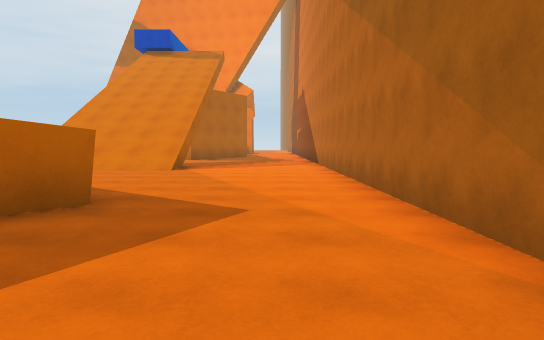
view 1 (above)

18 first-person views from a walk through a 3-D level made in the Unity game engine. The camera is 1.3 m above the floor, tilts 4° down and sees 70° across. The floor is counted in squares, 2 m on a side. Each view is taken from the middle of a square. On the plan, view 1 faces up. The plan holds only what a view shows up to about 11 squares ahead; the rest is blank. The place goes on beyond the plan. The player is left out.

view 2
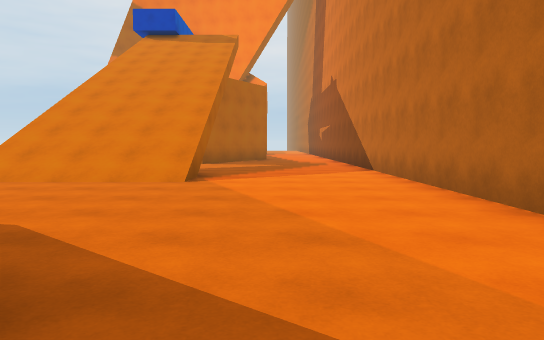

view 3
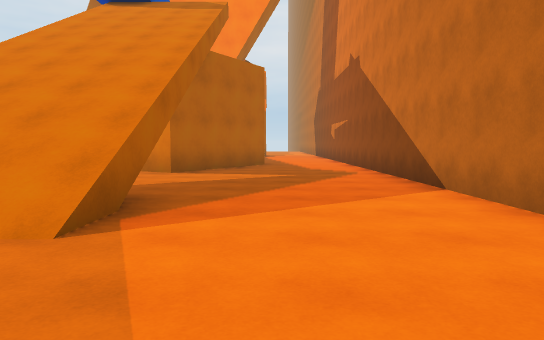

view 4
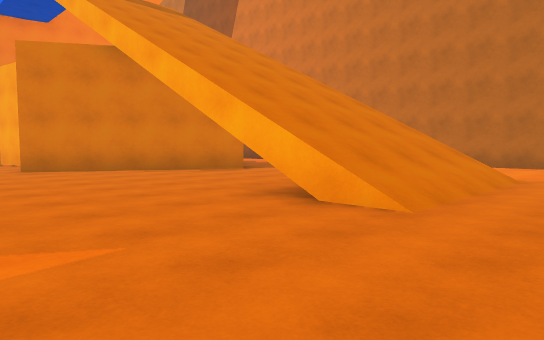

view 5
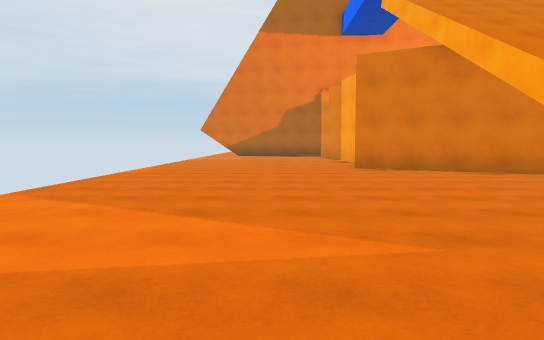

view 6
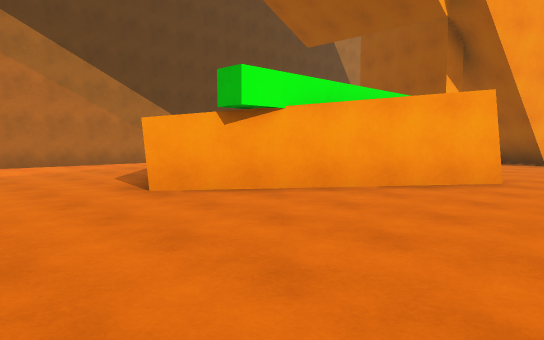

view 7
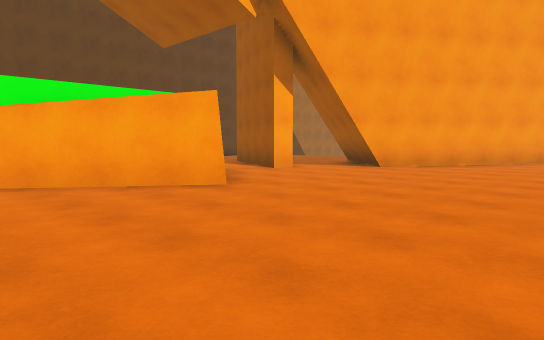

view 8
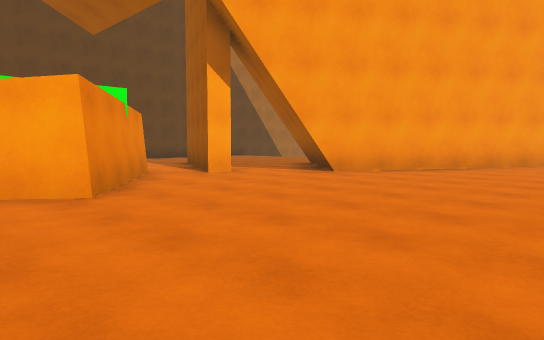

view 9
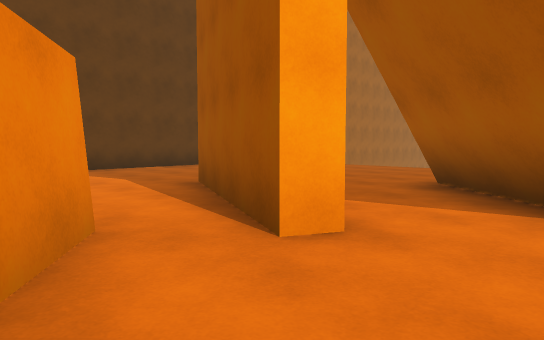

view 10
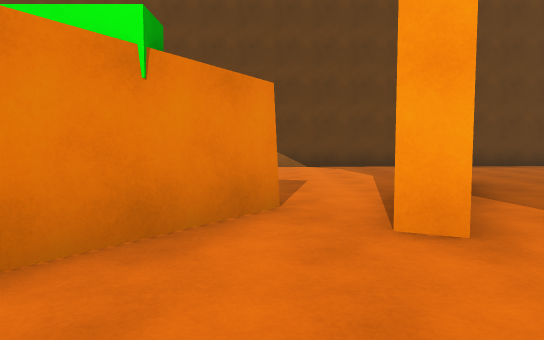

view 11
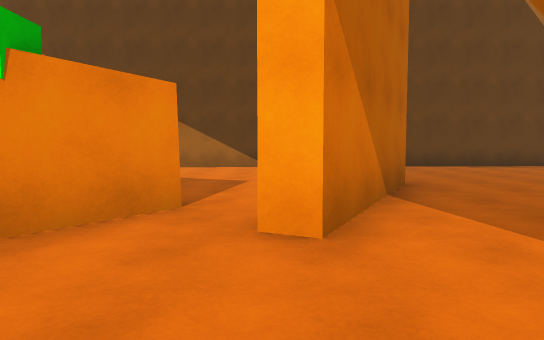

view 12
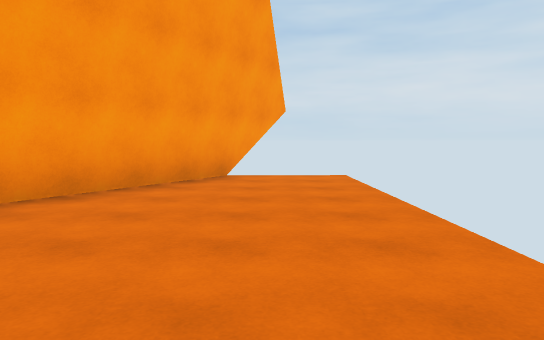

view 13
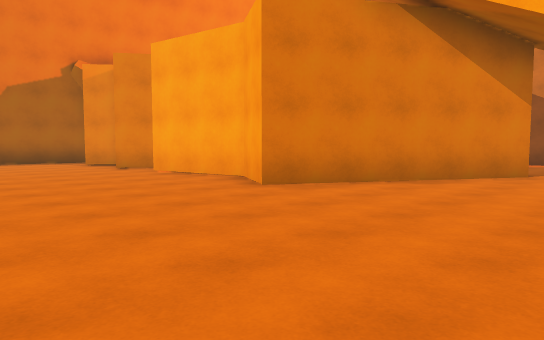

view 14
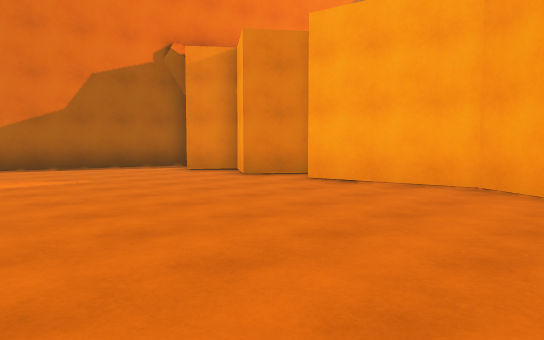

view 15
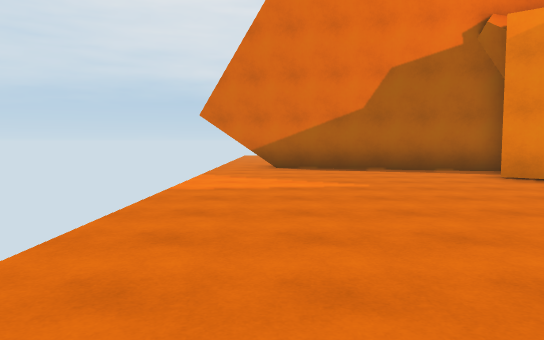

view 16
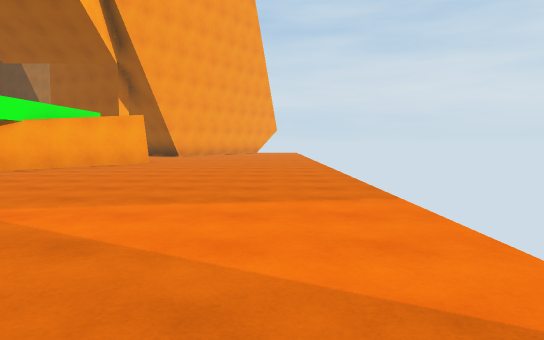

view 17
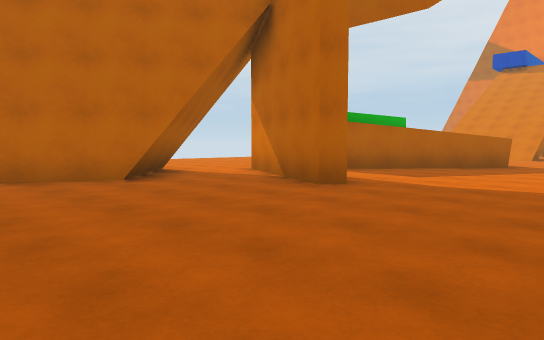

view 18
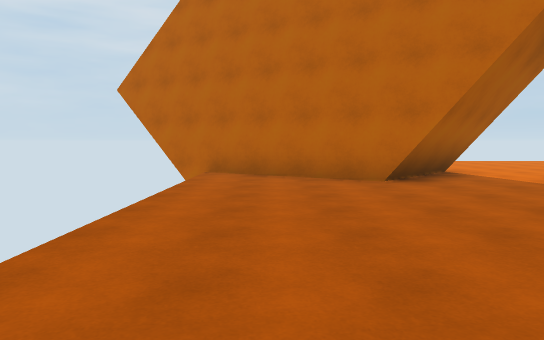

### Floor plan
Points are (right, up) in squares from view 1. A wall is a line through its corners. A room is listed if a view was taken in it or the views show most of it. See-through windows are left out.
Room 1 (views 1, 2, 3, 4, 5, 6, 7, 8, 9, 10, 11, 12, 13, 14, 15, 16, 17, 18)
walls: (-1.9, 4.2) (-4.7, 0.4); (-5, -0.1) (-8.3, 2.3) (-5.1, 6.6); (-6.2, -0.9) (-2.6, -2.7) (-2.8, -3.1) (-6.4, -1.3) (-6.2, -0.9); (-7.7, -2.4) (-5.4, -4.5); (-7.8, -2.5) (-5.4, -4.6); (-1.9, 18) (-3.3, 15.8) (-7.8, 18.5) (-6.9, 19.8) (-7.4, 22.7); (-5.5, -4.8) (-8.3, -9.5); (-6.5, 23.4) (-7.6, 24.2) (-6.7, 25.5) (-7.7, 26.3); (-11.8, -9.4) (-7.9, -2.7); (1.5, -8.4) (1.5, 16.5); (-6.5, 28) (-13.1, 29.6)
low walls: (-7.9, -2.7) (-5.5, -4.8); (-7.3, -3.5) (-6.3, -4.4); (-7.5, 28.5) (-11.5, 29.4); (-11.7, 29.5) (-12.2, 29.6)
ways out: opening at (0, 17.3); gap at (-12, -9)

Positions as (right, up) in squares from view 1, and headings:
1: (0, 0), facing up
2: (-1, 3), facing up
3: (-1, 7), facing up
4: (-10, 8), facing up-right
5: (-10, 8), facing up
6: (-10, 9), facing down-right
7: (-13, 6), facing down-right
8: (-13, 4), facing down-right
9: (-8, 1), facing down-right
10: (-9, 0), facing right
11: (-9, -1), facing right
12: (-12, -1), facing down
13: (-12, 14), facing up-right
14: (-13, 18), facing up-right
15: (-12, 19), facing up
16: (-12, 14), facing down
17: (1, -8), facing up-left
18: (1, -7), facing left
